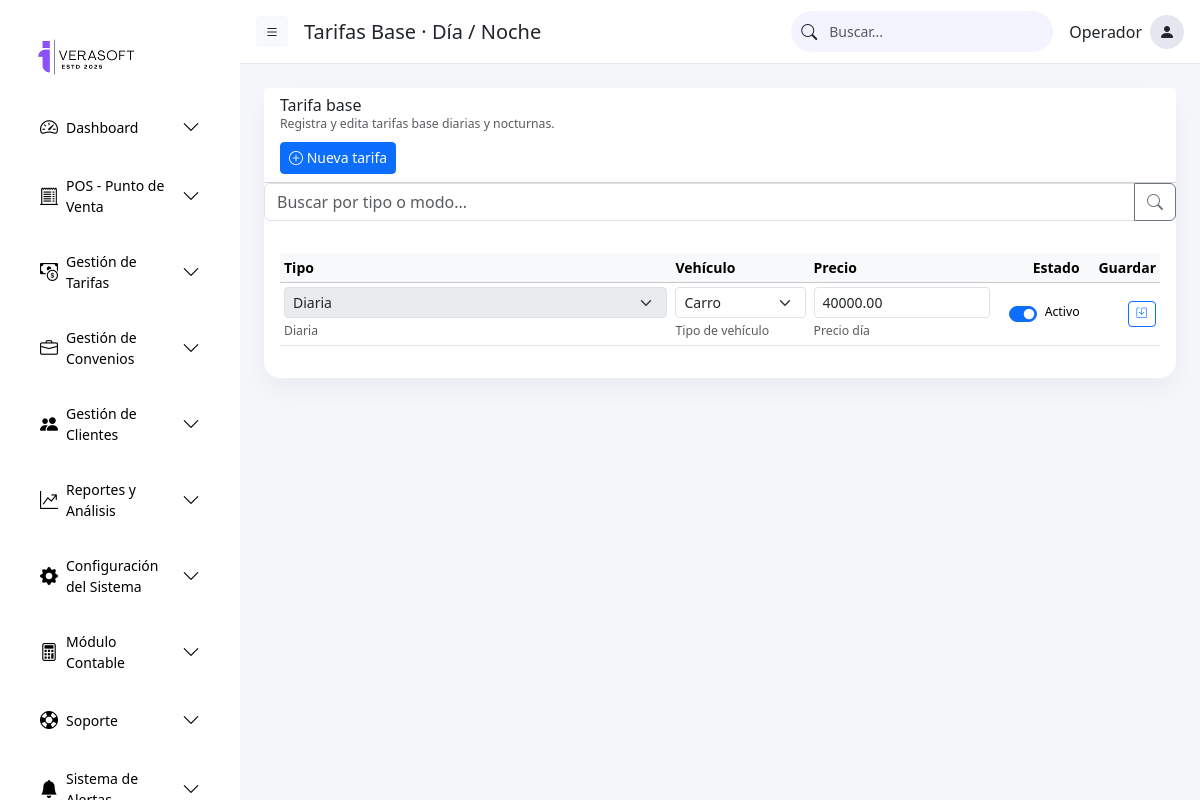
/tarifas/base-dia-noche/, run on the app's committed database.
### parking/models/tarifas.py (models this page shows, shortened)
class TarifaBaseDiaria(models.Model):
    MODO_DIARIA_CHOICES = (
        ("CALENDARIO", "Día calendario"),
        ("24H", "Cada 24 horas"),
    )
    parqueadero = models.ForeignKey(
        'parking.Parqueadero',
        on_delete=models.CASCADE,
        related_name="tarifas_diarias",
        null=True, blank=True
    )
    nombre = models.CharField(max_length=120)
    tipo_vehiculo = models.CharField(max_length=20, choices=TIPO_VEHICULO_CHOICES, default="CARRO")
    modo_diaria = models.CharField(max_length=12, choices=MODO_DIARIA_CHOICES, default="CALENDARIO")
    hora_corte = models.TimeField(null=True, blank=True, help_text="Ej: 00:00 o 23:59")
    precio_dia = models.DecimalField(max_digits=12, decimal_places=2, default=0)
    activo = models.BooleanField(default=True)
    creado_en = models.DateTimeField(auto_now_add=True)
    actualizado_en = models.DateTimeField(auto_now=True)
    class Meta:
        ordering = ["tipo_vehiculo", "nombre"]
        verbose_name = "Tarifa base diaria"
        verbose_name_plural = "Tarifas base diarias"

### parking/views/tarifas_views.py (the view, shortened to what this page needs)
# urls.py: path("tarifas/base-dia-noche/", tarifas_views.tarifas_base_dia_noche, name="tarifas_base_dia_noche"),
@require_http_methods(["GET", "POST"])
def tarifas_base_dia_noche(request):
    diarias = TarifaBaseDiaria.objects.all().order_by("tipo_vehiculo", "nombre")
    nocturnas = TarifaBaseNocturna.objects.all().order_by("tipo_vehiculo", "nombre")
    form_diaria = TarifaBaseDiariaForm(prefix="dia")
    form_nocturna = TarifaBaseNocturnaForm(prefix="noche")
    return render(request, "parking/tarifas/tarifas_base_dia_noche.html", {
        "diarias": diarias,
        "nocturnas": nocturnas,
        "form_diaria": form_diaria,
        "form_nocturna": form_nocturna,
    })

### parking/forms/tarifas_forms.py
class TarifaBaseDiariaForm(forms.ModelForm):
    class Meta:
        model = TarifaBaseDiaria
        fields = [ "tipo_vehiculo", "modo_diaria", "hora_corte", "precio_dia", "activo"]
        widgets = {
            "tipo_vehiculo": forms.Select(attrs={"class": "form-select"}),
            "modo_diaria": forms.Select(attrs={"class": "form-select"}),
            "hora_corte": forms.TimeInput(attrs={"class": "form-control", "type": "time"}),
            "precio_dia": forms.NumberInput(attrs={"class": "form-control", "min": "0"}),
        }

class TarifaBaseNocturnaForm(forms.ModelForm):
    class Meta:
        model = TarifaBaseNocturna
        fields = [
            "nombre", "tipo_vehiculo",
            "hora_inicio", "hora_fin",
            "modo", "minimo_minutos", "redondeo",
            "precio_hora", "tamano_fraccion_min", "precio_fraccion",
            "activo"
        ]
        widgets = {
            "nombre": forms.TextInput(attrs={"class": "form-control"}),
            "tipo_vehiculo": forms.Select(attrs={"class": "form-select"}),
            "hora_inicio": forms.TimeInput(attrs={"class": "form-control", "type": "time"}),
            "hora_fin": forms.TimeInput(attrs={"class": "form-control", "type": "time"}),
            "modo": forms.Select(attrs={"class": "form-select"}),
            "precio_hora": forms.NumberInput(attrs={"class": "form-control", "min": "0"}),
            "precio_fraccion": forms.NumberInput(attrs={"class": "form-control", "min": "0"}),
        }

### parking/templates/parking/tarifas/tarifas_base_dia_noche.html (shortened to what this page needs)
{% extends "parking/base.html" %}
{% load static %}
{% block page_title %}Tarifas Base · Día / Noche{% endblock %}
{% block content %}
<div class="card" style="border-radius:16px; border:none; box-shadow:0 12px 30px rgba(15,23,42,0.05);">
  <div class="card-header bg-white d-flex flex-column align-items-start gap-2 small">
  <div>
    <h6 class="mb-0">Tarifa base</h6>
    <div class="text-muted small">Registra y edita tarifas base diarias y nocturnas.</div>
  </div>
  <button class="btn btn-sm btn-primary w-100 py-2 w-md-auto"
          data-bs-toggle="modal"
          data-bs-target="#modalNuevaTarifaBase">
    <i class="bi bi-plus-circle"></i> Nueva tarifa
  </button>
</div>
<div class="mb-3">
  <div class="input-group">
    <input id="searchTarifas" type="text" class="form-control"
           placeholder="Buscar por tipo o modo...">
    <button class="btn btn-outline-secondary" type="button" id="btnSearchTarifas" aria-label="Buscar">
      <i class="bi bi-search"></i>
    </button>
  </div>
</div>
  <div class="card-body small">
    <table class="table table-hover table-sm align-middle form-table">
      <thead class="table-light">
        <tr>
          <th style="width:34%;">Tipo</th>
          <th style="width:12%;">Vehículo</th>
          <th style="width:16%;">Precio</th>
          <th style="width:4%;" class="text-end">Estado</th>
          <th style="width:4%;" class="text-end">Guardar</th>
        </tr>
      </thead>
      <tbody>
        {% for t in diarias %}
        <tr data-kind="DIARIA" data-id="{{ t.id }}">
          <td>
            <select class="form-select form-select-sm inline " disabled>
              <option selected>Diaria</option>
            </select>
            <div class="text-muted small mt-1">Diaria</div>
          </td>
          <td>
            <select class="form-select form-select-sm inline" data-field="tipo_vehiculo">
              <option value="CARRO" {% if t.tipo_vehiculo == "CARRO" %}selected{% endif %}>Carro</option>
            </select>
            <div class="text-muted small mt-1">Tipo de vehículo</div>
          </td>
          <td>
            <input type="number" min="0"
                   class="form-control form-control-sm inline"
                   data-field="precio_dia"
                   value="{{ t.precio_dia|default:'0' }}"
                   placeholder="$ día">
            <div class="text-muted small mt-1">Precio día</div>
          </td>
          <td class="text-end">
            <div class="form-check form-switch d-inline-flex align-items-center justify-content-end">
              <input class="form-check-input activo-switch" type="checkbox" {% if t.activo %}checked{% endif %}>
              <span class="small ms-2 estado-text">{% if t.activo %}Activo{% else %}Inactivo{% endif %}</span>
            </div>
          </td>
          <td class="text-end">
            <button type="button" class="btn btn-sm btn-outline-primary save-row" title="Guardar fila">
              <i class="bi bi-save"></i>
            </button>
          </td>
        </tr>
        {% endfor %}
      </tbody>
    </table>
  </div>
</div>
{% endblock %}

### parking/static/parking/css/dashboard.css (style rules this page uses)
body.layout { background: #f5f7fb; font-family: system-ui, -apple-system, BlinkMacSystemFont, "Segoe UI", sans-serif; }

### parking/static/parking/css/gestion_convenios.css (style rules this page uses)
@media (min-width: 768px) { .w-md-auto { width: auto !important; } }
.form-table .form-control, .form-table .form-select, .form-table input, .form-table select { width: 100%;min-width: 0;max-width: 100%; }
.py-2 { padding-top: .3rem !important; padding-bottom: .3rem !important; }
.btn-outline-primary { font-size: .65rem; }

### parking/static/parking/css/gestion_clientes.css (style rules this page uses)
.form-check-input { width:1.2em; height:1.2em; }
@media (min-width:768px) { .w-md-auto { width:auto !important; } }

### data on the page
TarifaBaseDiaria: tipo_vehiculo "Carro", precio_dia "40000.00", activo "☑", shows "Activo"
